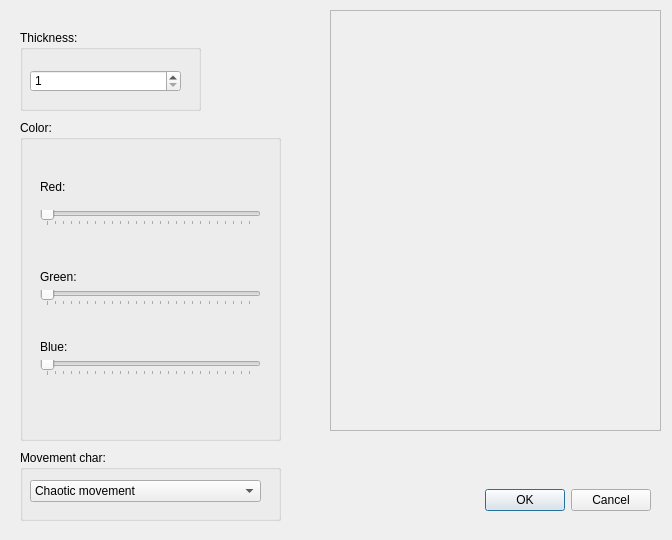
<?xml version="1.0" encoding="UTF-8"?>
<ui version="4.0">
 <class>Dialog</class>
 <widget class="QDialog" name="Dialog">
  <property name="geometry">
   <rect>
    <x>0</x>
    <y>0</y>
    <width>672</width>
    <height>540</height>
   </rect>
  </property>
  <property name="windowTitle">
   <string>Dialog</string>
  </property>
  <widget class="QDialogButtonBox" name="buttonBox">
   <property name="geometry">
    <rect>
     <x>480</x>
     <y>480</y>
     <width>171</width>
     <height>41</height>
    </rect>
   </property>
   <property name="orientation">
    <enum>Qt::Horizontal</enum>
   </property>
   <property name="standardButtons">
    <set>QDialogButtonBox::Cancel|QDialogButtonBox::Ok</set>
   </property>
  </widget>
  <widget class="QGroupBox" name="groupBox">
   <property name="geometry">
    <rect>
     <x>20</x>
     <y>30</y>
     <width>181</width>
     <height>81</height>
    </rect>
   </property>
   <property name="title">
    <string>Thickness:</string>
   </property>
   <widget class="QSpinBox" name="thickBox">
    <property name="geometry">
     <rect>
      <x>10</x>
      <y>40</y>
      <width>151</width>
      <height>22</height>
     </rect>
    </property>
    <property name="minimum">
     <number>1</number>
    </property>
    <property name="maximum">
     <number>10</number>
    </property>
   </widget>
  </widget>
  <widget class="QGroupBox" name="groupBox_2">
   <property name="geometry">
    <rect>
     <x>20</x>
     <y>120</y>
     <width>261</width>
     <height>321</height>
    </rect>
   </property>
   <property name="title">
    <string>Color:</string>
   </property>
   <widget class="QSlider" name="redSlider">
    <property name="geometry">
     <rect>
      <x>20</x>
      <y>90</y>
      <width>221</width>
      <height>16</height>
     </rect>
    </property>
    <property name="maximum">
     <number>255</number>
    </property>
    <property name="sliderPosition">
     <number>0</number>
    </property>
    <property name="orientation">
     <enum>Qt::Horizontal</enum>
    </property>
    <property name="tickPosition">
     <enum>QSlider::TicksBelow</enum>
    </property>
   </widget>
   <widget class="QSlider" name="greenSlider">
    <property name="geometry">
     <rect>
      <x>20</x>
      <y>170</y>
      <width>221</width>
      <height>16</height>
     </rect>
    </property>
    <property name="maximum">
     <number>255</number>
    </property>
    <property name="orientation">
     <enum>Qt::Horizontal</enum>
    </property>
    <property name="tickPosition">
     <enum>QSlider::TicksBelow</enum>
    </property>
   </widget>
   <widget class="QSlider" name="blueSlider">
    <property name="geometry">
     <rect>
      <x>20</x>
      <y>240</y>
      <width>221</width>
      <height>16</height>
     </rect>
    </property>
    <property name="maximum">
     <number>255</number>
    </property>
    <property name="orientation">
     <enum>Qt::Horizontal</enum>
    </property>
    <property name="tickPosition">
     <enum>QSlider::TicksBelow</enum>
    </property>
   </widget>
   <widget class="QLabel" name="label">
    <property name="geometry">
     <rect>
      <x>20</x>
      <y>60</y>
      <width>47</width>
      <height>13</height>
     </rect>
    </property>
    <property name="text">
     <string>Red:</string>
    </property>
   </widget>
   <widget class="QLabel" name="label_2">
    <property name="geometry">
     <rect>
      <x>20</x>
      <y>150</y>
      <width>47</width>
      <height>13</height>
     </rect>
    </property>
    <property name="text">
     <string>Green:</string>
    </property>
   </widget>
   <widget class="QLabel" name="label_3">
    <property name="geometry">
     <rect>
      <x>20</x>
      <y>220</y>
      <width>47</width>
      <height>13</height>
     </rect>
    </property>
    <property name="text">
     <string>Blue:</string>
    </property>
   </widget>
  </widget>
  <widget class="QGroupBox" name="groupBox_3">
   <property name="geometry">
    <rect>
     <x>20</x>
     <y>450</y>
     <width>261</width>
     <height>71</height>
    </rect>
   </property>
   <property name="title">
    <string>Movement char:</string>
   </property>
   <widget class="QComboBox" name="comboBox">
    <property name="geometry">
     <rect>
      <x>10</x>
      <y>30</y>
      <width>231</width>
      <height>22</height>
     </rect>
    </property>
    <item>
     <property name="text">
      <string>Chaotic movement</string>
     </property>
    </item>
    <item>
     <property name="text">
      <string>Syncronised movement</string>
     </property>
    </item>
   </widget>
  </widget>
  <widget class="QFrame" name="frame">
   <property name="geometry">
    <rect>
     <x>330</x>
     <y>10</y>
     <width>331</width>
     <height>421</height>
    </rect>
   </property>
   <property name="frameShape">
    <enum>QFrame::StyledPanel</enum>
   </property>
   <property name="frameShadow">
    <enum>QFrame::Raised</enum>
   </property>
   <property name="lineWidth">
    <number>3</number>
   </property>
  </widget>
 </widget>
 <resources/>
 <connections>
  <connection>
   <sender>buttonBox</sender>
   <signal>accepted()</signal>
   <receiver>Dialog</receiver>
   <slot>accept()</slot>
   <hints>
    <hint type="sourcelabel">
     <x>248</x>
     <y>254</y>
    </hint>
    <hint type="destinationlabel">
     <x>157</x>
     <y>274</y>
    </hint>
   </hints>
  </connection>
  <connection>
   <sender>buttonBox</sender>
   <signal>rejected()</signal>
   <receiver>Dialog</receiver>
   <slot>reject()</slot>
   <hints>
    <hint type="sourcelabel">
     <x>316</x>
     <y>260</y>
    </hint>
    <hint type="destinationlabel">
     <x>286</x>
     <y>274</y>
    </hint>
   </hints>
  </connection>
  <connection>
   <sender>redSlider</sender>
   <signal>valueChanged(int)</signal>
   <receiver>Dialog</receiver>
   <slot>changeColor(int)</slot>
   <hints>
    <hint type="sourcelabel">
     <x>165</x>
     <y>218</y>
    </hint>
    <hint type="destinationlabel">
     <x>260</x>
     <y>53</y>
    </hint>
   </hints>
  </connection>
  <connection>
   <sender>greenSlider</sender>
   <signal>valueChanged(int)</signal>
   <receiver>Dialog</receiver>
   <slot>changeColor(int)</slot>
   <hints>
    <hint type="sourcelabel">
     <x>204</x>
     <y>295</y>
    </hint>
    <hint type="destinationlabel">
     <x>288</x>
     <y>91</y>
    </hint>
   </hints>
  </connection>
  <connection>
   <sender>blueSlider</sender>
   <signal>valueChanged(int)</signal>
   <receiver>Dialog</receiver>
   <slot>changeColor(int)</slot>
   <hints>
    <hint type="sourcelabel">
     <x>237</x>
     <y>365</y>
    </hint>
    <hint type="destinationlabel">
     <x>300</x>
     <y>157</y>
    </hint>
   </hints>
  </connection>
  <connection>
   <sender>thickBox</sender>
   <signal>valueChanged(int)</signal>
   <receiver>Dialog</receiver>
   <slot>changeThickness(int)</slot>
   <hints>
    <hint type="sourcelabel">
     <x>131</x>
     <y>80</y>
    </hint>
    <hint type="destinationlabel">
     <x>295</x>
     <y>108</y>
    </hint>
   </hints>
  </connection>
 </connections>
 <slots>
  <slot>changeColor(int)</slot>
  <slot>changeThickness(int)</slot>
 </slots>
</ui>
